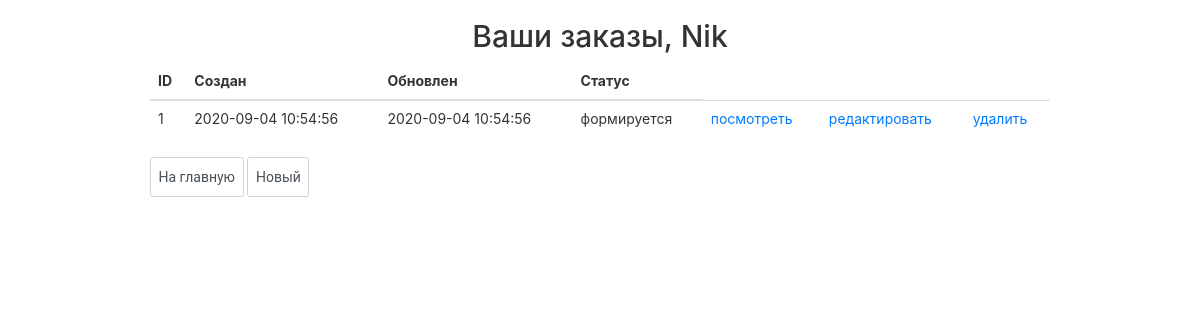
Screenshot of /order/ (signed in) with the database file from the repository.
### authapp/models.py (models this page shows, shortened)
class ShopUser(AbstractUser):
    avatar = models.ImageField(upload_to='users_avatars', blank=True)
    age = models.PositiveIntegerField(verbose_name='возраст', default=18)
    activation_key = models.CharField(max_length=128, blank=True)
    activation_key_expires = models.DateTimeField(
        verbose_name = 'Актуальность ключа',
        default=(datetime.now() + timedelta(hours=48))
    )

### ordersapp/models.py (models this page shows, shortened)
class Order(models.Model):
    FORMING = 'FM'
    SENT_TO_PROCEED = 'STP'
    PROCEEDED = 'PRD'
    PAID = 'PD'
    READY = 'RDY'
    CANCEL = 'CNC'
    ORDER_STATUS_CHOICES = (
        (FORMING, 'формируется'),
        (SENT_TO_PROCEED, 'отправлен в обработку'),
        (PAID, 'оплачен'),
        (PROCEEDED, 'обрабатывается'),
        (READY, 'готов к выдаче'),
        (CANCEL, 'отменен'),
    )
    user = models.ForeignKey(settings.AUTH_USER_MODEL,
                             on_delete=models.CASCADE)
    created = models.DateTimeField(verbose_name='создан', auto_now_add=True)
    updated = models.DateTimeField(verbose_name='обновлен', auto_now=True)
    status = models.CharField(verbose_name='статус',
                              max_length=3,
                              choices=ORDER_STATUS_CHOICES,
                              default=FORMING)
    is_active = models.BooleanField(verbose_name='активен', default=True)
    class Meta:
        ordering = ('-created',)
        verbose_name = 'заказ'
        verbose_name_plural = 'заказы'

### ordersapp/views.py (the view)
class OrderList(ListView):
    model = Order
    def get_queryset(self):
        return Order.objects.filter(user=self.request.user)

### mainapp/context_processors.py (called while the page is built)
def basket(request):
    basket_item = []
    if request.user.is_authenticated:
        basket_item = Basket.objects.filter(user=request.user)
    return {
        'basket': basket_item
    }

### ordersapp/templates/ordersapp/order_list.html (shortened to what this page needs)
{% extends 'ordersapp/base.html' %}
{% load static %}
{% block content %}
    <div class="h2 text-center head">
        Ваши заказы,
        {% if user.first_name %}
            {{ user.first_name|title }}
        {% else %}
            Пользователь
        {% endif %}
    </div>
    <table class="table orders_list">
        <thead>
        <tr>
            <th>ID</th>
            <th>Создан</th>
            <th>Обновлен</th>
            <th>Статус</th>
        </tr>
        </thead>
        <tbody>
        {% for item in object_list %}
            {% if item.is_active %}
                <tr>
                    <td class="td1 orders_list">{{ item.pk }}</td>
                    <td>{{ item.created|date:"Y-m-d H:i:s" }}</td>
                    <td>{{ item.updated|date:"Y-m-d H:i:s" }}</td>
                    <td>{{ item.get_status_display }}</td>
                    <td>
                        <a href="{% url 'ordersapp:order_read' item.pk %}">
                            посмотреть
                        </a>
                    </td>
                    <td>
                        {% if item.status == 'FM' %}
                            <a href="{% url 'ordersapp:order_update' item.pk %}">
                                редактировать
                            </a>
                        {% endif %}
                    </td>
                    <td>
                        {% if item.status == 'FM' %}
                            <a href="{% url 'ordersapp:order_delete' item.pk %}">
                                удалить
                            </a>
                        {% endif %}
                    </td>
                </tr>
            {% endif %}
        {% endfor %}
        </tbody>
    </table>
    <a href={% url 'main' %}>
        <input type="button" class="button button_buy" value="На главную">
    <a href={% url 'ordersapp:order_create' %}>
        <input type="button" class="button button_buy" value="Новый">
{% endblock %}

### static/style.css (style rules this page uses)
* { margin: 0; padding: 0; }
body { background-color: #fff; font-family: -apple-system, BlinkMacSystemFont, "Segoe UI", Roboto, "Helvetica Neue", Arial, "Noto Sans", sans-serif, "Apple Color Emoji", "Segoe UI Emoji", "Segoe UI Symbol", "Noto Color Emoji"; font-size: 14px; }
html, body { height: 100%; }
a { text-decoration: none; color: #007bff; }
input, textarea { font-family: "Roboto", "Lucida Grande", Verdana, Arial, sans-serif; padding: .375rem .75rem; font-size: 14px; font-weight: 400; line-height: 1.5; color: #495057; background-color: #fff; background-clip: padding-box; border: 1px solid #ced4da; border-radius: .25rem; }
.button_buy { height: 40px; }

### rows the page displays
ShopUser: first_name "Nik"
Order: pk "1", created "2020-09-04 10:54:56", updated "2020-09-04 10:54:56", status "формируется", shows "редактировать", shows "удалить"
